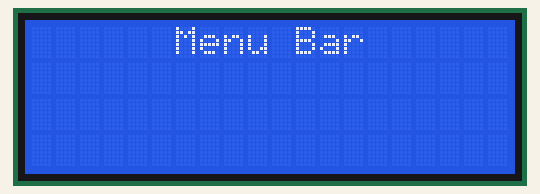
A sketch run on a simulated Arduino Uno, built with avr-gcc and run on an emulated ATmega328P. Parts: 20×4 character LCD.

Above: at 0.1 s.
At 7.2 s:
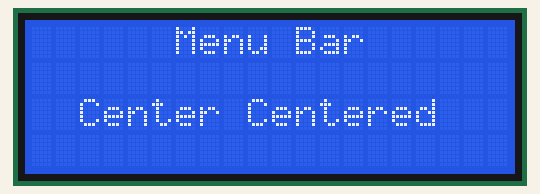
At 11.2 s:
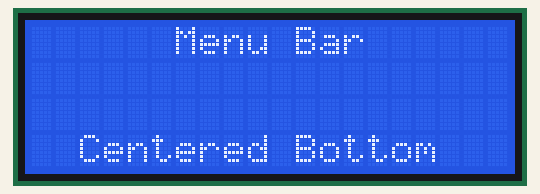
At 17.3 s:
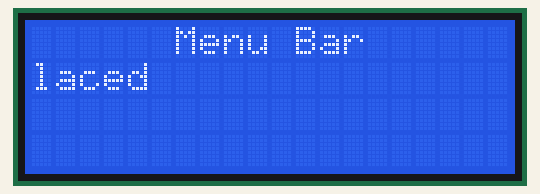
At 27.4 s:
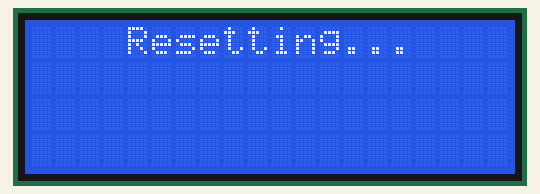
At 37.4 s:
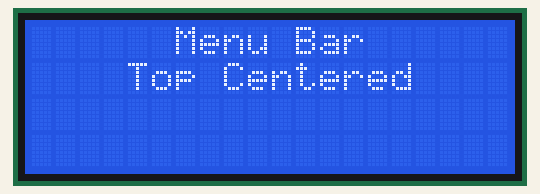

Measured:
- what the display in image 1 shows lasts 4.1 s, from 7.1 s to 11.2 s
- what the display in image 2 shows lasts 3.0 s, from 11.2 s to 14.2 s
- what the display in image 4 shows lasts 6.1 s, from 27.3 s to 33.4 s

The sketch:

CenterPlace.ino
```cpp
#include <LiquidCrystal_I2C.h>
#include "Setup.h"


void setup() {
  // Initialize the I2C display
  lcd.init();
  lcd.backlight();
  //Clear the screen
  lcd.clear();
  // Center Text on the first line (row 0)
  center(1, "Menu Bar");
  delay(dlay * 2);
  // lcd.clear();
  // Center Text on the first line (row 0)
  center(2, "Top Centered");
  delay(dlay);
  clr(2);
  // Center Text on the second line (row 1)
  center(3, "Center Centered");
  delay(dlay);
  // Clear lines 2 and 3
  clr(2); clr(3);
  // Center Text on the Last line (row 3)
  center(4, "Centered Bottom");
  delay(dlay);
  // clear line 4
  clr(4);
  center(3, "Centered Middle");
  delay(dlay);
  // clear line 3
  clr(3);
  //Place text on line 1 column 2
  place(0, 2, "Placed");
  delay(dlay);
  clr(2);
  place(9, 3, "Placed Right");
  delay(dlay);
  clr(3);
  place(1, 3, "Placed Left");
  delay(dlay*2);
  lcd.clear();
  center(1, "Resetting...");
  delay(dlay*3);
  resetFunc();  //call reset
}
void loop() {
}
```

Setup.h
```cpp
#define dlay 2000
#define COLS 20 // Adjust for Columns in your display
#define ROWS 4  // Adjust for Rows in your display
LiquidCrystal_I2C lcd(0x27, COLS, ROWS);

// resetFunc() Used to reset the Arduino from anywhere in the sketch.
void (*resetFunc)(void) = 0;

// Center usage:
// center(<row>,<quoted text>)
// Example:
// center(1,"hello there"); // displays hello there on line 1

int center(int b, String c)
{
  int i = ((COLS - c.length()) / 2);
  b = b - 1;
  lcd.setCursor(i, b);
  lcd.print(c);
}

int place(int a, int b, String c)
{
  a = a - 1;
  b = b - 1;
  lcd.setCursor(a, b);
  lcd.print(c);
}

void clr(int x)
{
  delay(1000);
  lcd.setCursor(0, x - 1);
  lcd.print("                    ");
}
```
